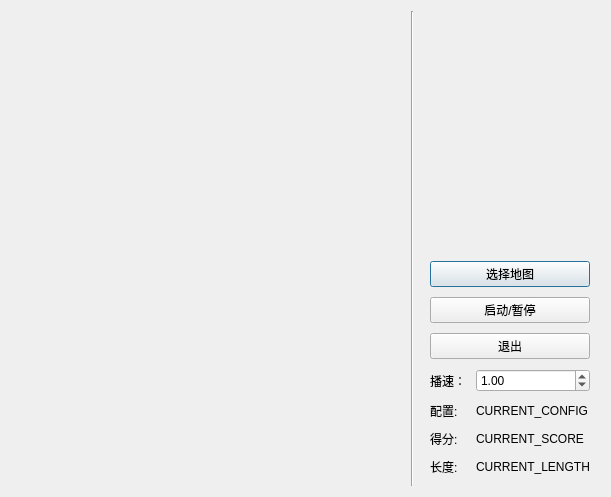
<?xml version="1.0" encoding="UTF-8"?>
<ui version="4.0">
 <class>ReplayPage</class>
 <widget class="QDialog" name="ReplayPage">
  <property name="geometry">
   <rect>
    <x>0</x>
    <y>0</y>
    <width>611</width>
    <height>497</height>
   </rect>
  </property>
  <property name="focusPolicy">
   <enum>Qt::NoFocus</enum>
  </property>
  <property name="windowTitle">
   <string/>
  </property>
  <layout class="QHBoxLayout" name="horizontalLayout_2">
   <item>
    <widget class="GameCanvas" name="Canvas" native="true">
     <property name="sizePolicy">
      <sizepolicy hsizetype="Expanding" vsizetype="Expanding">
       <horstretch>0</horstretch>
       <verstretch>0</verstretch>
      </sizepolicy>
     </property>
    </widget>
   </item>
   <item>
    <widget class="Line" name="line">
     <property name="orientation">
      <enum>Qt::Vertical</enum>
     </property>
    </widget>
   </item>
   <item>
    <layout class="QGridLayout" name="gridView" columnstretch="0,0">
     <property name="leftMargin">
      <number>10</number>
     </property>
     <property name="topMargin">
      <number>10</number>
     </property>
     <property name="rightMargin">
      <number>10</number>
     </property>
     <property name="bottomMargin">
      <number>10</number>
     </property>
     <property name="spacing">
      <number>10</number>
     </property>
     <item row="7" column="1">
      <widget class="QLabel" name="ScoreLabel">
       <property name="sizePolicy">
        <sizepolicy hsizetype="Minimum" vsizetype="Minimum">
         <horstretch>0</horstretch>
         <verstretch>0</verstretch>
        </sizepolicy>
       </property>
       <property name="text">
        <string>CURRENT_SCORE</string>
       </property>
      </widget>
     </item>
     <item row="1" column="0" colspan="2">
      <widget class="QPushButton" name="recordButton">
       <property name="text">
        <string>选择地图</string>
       </property>
      </widget>
     </item>
     <item row="7" column="0">
      <widget class="QLabel" name="ScoreHintLabel">
       <property name="sizePolicy">
        <sizepolicy hsizetype="Minimum" vsizetype="Minimum">
         <horstretch>0</horstretch>
         <verstretch>0</verstretch>
        </sizepolicy>
       </property>
       <property name="text">
        <string>得分: </string>
       </property>
      </widget>
     </item>
     <item row="0" column="0">
      <spacer name="verticalSpacer">
       <property name="orientation">
        <enum>Qt::Vertical</enum>
       </property>
       <property name="sizeHint" stdset="0">
        <size>
         <width>20</width>
         <height>40</height>
        </size>
       </property>
      </spacer>
     </item>
     <item row="6" column="0">
      <widget class="QLabel" name="RecordHintLabel">
       <property name="text">
        <string>配置: </string>
       </property>
      </widget>
     </item>
     <item row="2" column="0" colspan="2">
      <widget class="QPushButton" name="playButton">
       <property name="text">
        <string>启动/暂停</string>
       </property>
      </widget>
     </item>
     <item row="3" column="0" colspan="2">
      <widget class="QPushButton" name="exitButton">
       <property name="text">
        <string>退出</string>
       </property>
      </widget>
     </item>
     <item row="8" column="1">
      <widget class="QLabel" name="LengthLabel">
       <property name="sizePolicy">
        <sizepolicy hsizetype="Minimum" vsizetype="Preferred">
         <horstretch>0</horstretch>
         <verstretch>0</verstretch>
        </sizepolicy>
       </property>
       <property name="text">
        <string>CURRENT_LENGTH</string>
       </property>
      </widget>
     </item>
     <item row="8" column="0">
      <widget class="QLabel" name="LengthHintLabel">
       <property name="sizePolicy">
        <sizepolicy hsizetype="Minimum" vsizetype="Minimum">
         <horstretch>0</horstretch>
         <verstretch>0</verstretch>
        </sizepolicy>
       </property>
       <property name="text">
        <string>长度: </string>
       </property>
      </widget>
     </item>
     <item row="0" column="1">
      <spacer name="horizontalSpacer">
       <property name="orientation">
        <enum>Qt::Horizontal</enum>
       </property>
       <property name="sizeType">
        <enum>QSizePolicy::Fixed</enum>
       </property>
       <property name="sizeHint" stdset="0">
        <size>
         <width>100</width>
         <height>20</height>
        </size>
       </property>
      </spacer>
     </item>
     <item row="6" column="1">
      <widget class="QLabel" name="RecordLabel">
       <property name="text">
        <string>CURRENT_CONFIG</string>
       </property>
      </widget>
     </item>
     <item row="5" column="0">
      <widget class="QLabel" name="label">
       <property name="text">
        <string>播速：</string>
       </property>
      </widget>
     </item>
     <item row="5" column="1">
      <widget class="QDoubleSpinBox" name="playRateBox">
       <property name="focusPolicy">
        <enum>Qt::ClickFocus</enum>
       </property>
       <property name="minimum">
        <double>0.100000000000000</double>
       </property>
       <property name="maximum">
        <double>10.000000000000000</double>
       </property>
       <property name="singleStep">
        <double>0.100000000000000</double>
       </property>
       <property name="value">
        <double>1.000000000000000</double>
       </property>
      </widget>
     </item>
    </layout>
   </item>
  </layout>
 </widget>
 <customwidgets>
  <customwidget>
   <class>GameCanvas</class>
   <extends>QWidget</extends>
   <header>gamecanvas.h</header>
   <container>1</container>
  </customwidget>
 </customwidgets>
 <resources/>
 <connections/>
</ui>
